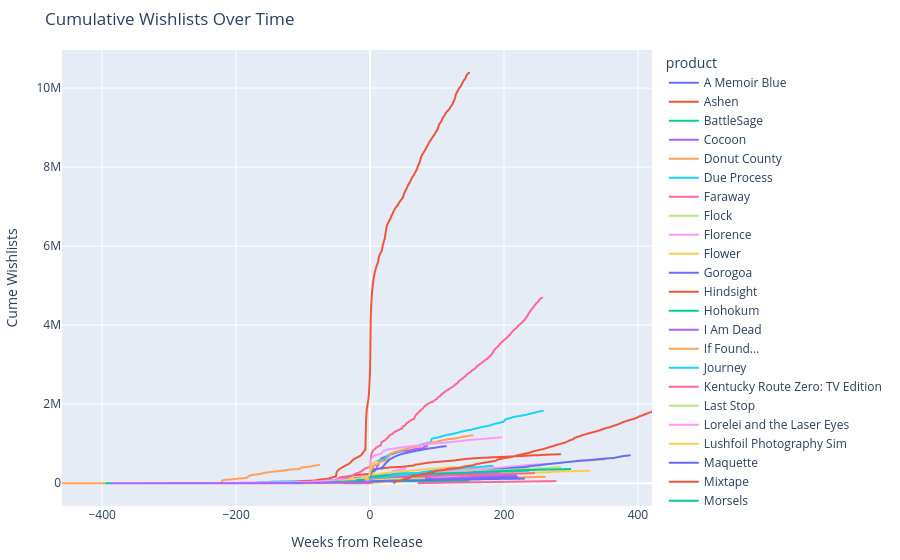

Write notebook code for a chart like this one.
### Code cell
import plotly.express as px

# Create the interactive line plot
fig = px.line(df, 
              x="Weeks_from_Release", 
              y="cumulative_additions", 
              color='product',
              title="Cumulative Wishlists Over Time",
              labels={
                  "Weeks_from_Release": "Weeks from Release",
                  "cumulative_additions": "Cume Wishlists"
              })

# Update the layout for better aesthetics
fig.update_layout(
    autosize=True,
    height=600,
    margin=dict(l=20, r=20, t=50, b=20),
    hovermode='closest'
)

# Save as HTML
fig.write_html("docs/cumulative_wishlists_overtime.html")

# Show the interactive plot
fig.show()

### Figure 1 — Plotly figure (JSON) as saved in the notebook; plotly's stock layout.template omitted (floating-point values rounded to 4 significant figures; data arrays with more than 128 entries replaced by an {"elided": "..."} marker saying what was removed)
{"data": [{"hovertemplate": "product=A Memoir Blue<br>Weeks from Release=%{x}<br>Cume Wishlists=%{y}<extra></extra>", "legendgroup": "A Memoir Blue", "line": {"color": "#636efa", "dash": "solid"}, "marker": {"symbol": "circle"}, "mode": "lines", "name": "A Memoir Blue", "showlegend": true, "type": "scattergl", "x": {"elided": "386 int values"}, "xaxis": "x", "y": {"elided": "386 int values"}, "yaxis": "y"}, {"hovertemplate": "product=Ashen<br>Weeks from Release=%{x}<br>Cume Wishlists=%{y}<extra></extra>", "legendgroup": "Ashen", "line": {"color": "#EF553B", "dash": "solid"}, "marker": {"symbol": "circle"}, "mode": "lines", "name": "Ashen", "showlegend": true, "type": "scattergl", "x": {"elided": "385 int values"}, "xaxis": "x", "y": {"elided": "385 int values"}, "yaxis": "y"}, {"hovertemplate": "product=BattleSage<br>Weeks from Release=%{x}<br>Cume Wishlists=%{y}<extra></extra>", "legendgroup": "BattleSage", "line": {"color": "#00cc96", "dash": "solid"}, "marker": {"symbol": "circle"}, "mode": "lines", "name": "BattleSage", "showlegend": true, "type": "scattergl", "x": {"elided": "385 int values"}, "xaxis": "x", "y": {"elided": "385 int values"}, "yaxis": "y"}, {"hovertemplate": "product=Cocoon<br>Weeks from Release=%{x}<br>Cume Wishlists=%{y}<extra></extra>", "legendgroup": "Cocoon", "line": {"color": "#ab63fa", "dash": "solid"}, "marker": {"symbol": "circle"}, "mode": "lines", "name": "Cocoon", "showlegend": true, "type": "scattergl", "x": {"elided": "385 int values"}, "xaxis": "x", "y": {"elided": "385 int values"}, "yaxis": "y"}, {"hovertemplate": "product=Donut County<br>Weeks from Release=%{x}<br>Cume Wishlists=%{y}<extra></extra>", "legendgroup": "Donut County", "line": {"color": "#FFA15A", "dash": "solid"}, "marker": {"symbol": "circle"}, "mode": "lines", "name": "Donut County", "showlegend": true, "type": "scattergl", "x": {"elided": "386 int values"}, "xaxis": "x", "y": {"elided": "386 int values"}, "yaxis": "y"}, {"hovertemplate": "product=Due Process<br>Weeks from Release=%{x}<br>Cume Wishlists=%{y}<extra></extra>", "legendgroup": "Due Process", "line": {"color": "#19d3f3", "dash": "solid"}, "marker": {"symbol": "circle"}, "mode": "lines", "name": "Due Process", "showlegend": true, "type": "scattergl", "x": {"elided": "386 int values"}, "xaxis": "x", "y": {"elided": "386 int values"}, "yaxis": "y"}, {"hovertemplate": "product=Faraway<br>Weeks from Release=%{x}<br>Cume Wishlists=%{y}<extra></extra>", "legendgroup": "Faraway", "line": {"color": "#FF6692", "dash": "solid"}, "marker": {"symbol": "circle"}, "mode": "lines", "name": "Faraway", "showlegend": true, "type": "scattergl", "x": [-55, -54, -53, -52, -51, -50, -49, -48, -47, -46, -45, -44, -43, -42, -41, -40, -39, -38, -37, -36, -35, -34, -33, -32], "xaxis": "x", "y": [0, 1745, 2040, 2089, 2125, 2159, 2186, 2228, 2266, 2298, 2342, 3731, 4285, 4334, 4427, 4631, 4661, 4986, 5150, 5183, 5202, 5228, 5255, 5259], "yaxis": "y"}, {"hovertemplate": "product=Flock<br>Weeks from Release=%{x}<br>Cume Wishlists=%{y}<extra></extra>", "legendgroup": "Flock", "line": {"color": "#B6E880", "dash": "solid"}, "marker": {"symbol": "circle"}, "mode": "lines", "name": "Flock", "showlegend": true, "type": "scattergl", "x": {"elided": "386 int values"}, "xaxis": "x", "y": {"elided": "386 int values"}, "yaxis": "y"}, {"hovertemplate": "product=Florence<br>Weeks from Release=%{x}<br>Cume Wishlists=%{y}<extra></extra>", "legendgroup": "Florence", "line": {"color": "#FF97FF", "dash": "solid"}, "marker": {"symbol": "circle"}, "mode": "lines", "name": "Florence", "showlegend": true, "type": "scattergl", "x": {"elided": "386 int values"}, "xaxis": "x", "y": {"elided": "386 int values"}, "yaxis": "y"}, {"hovertemplate": "product=Flower<br>Weeks from Release=%{x}<br>Cume Wishlists=%{y}<extra></extra>", "legendgroup": "Flower", "line": {"color": "#FECB52", "dash": "solid"}, "marker": {"symbol": "circle"}, "mode": "lines", "name": "Flower", "showlegend": true, "type": "scattergl", "x": {"elided": "386 int values"}, "xaxis": "x", "y": {"elided": "386 int values"}, "yaxis": "y"}, {"hovertemplate": "product=Gorogoa<br>Weeks from Release=%{x}<br>Cume Wishlists=%{y}<extra></extra>", "legendgroup": "Gorogoa", "line": {"color": "#636efa", "dash": "solid"}, "marker": {"symbol": "circle"}, "mode": "lines", "name": "Gorogoa", "showlegend": true, "type": "scattergl", "x": {"elided": "386 int values"}, "xaxis": "x", "y": {"elided": "386 int values"}, "yaxis": "y"}, {"hovertemplate": "product=Hindsight<br>Weeks from Release=%{x}<br>Cume Wishlists=%{y}<extra></extra>", "legendgroup": "Hindsight", "line": {"color": "#EF553B", "dash": "solid"}, "marker": {"symbol": "circle"}, "mode": "lines", "name": "Hindsight", "showlegend": true, "type": "scattergl", "x": {"elided": "386 int values"}, "xaxis": "x", "y": {"elided": "386 int values"}, "yaxis": "y"}, {"hovertemplate": "product=Hohokum<br>Weeks from Release=%{x}<br>Cume Wishlists=%{y}<extra></extra>", "legendgroup": "Hohokum", "line": {"color": "#00cc96", "dash": "solid"}, "marker": {"symbol": "circle"}, "mode": "lines", "name": "Hohokum", "showlegend": true, "type": "scattergl", "x": {"elided": "386 int values"}, "xaxis": "x", "y": {"elided": "386 int values"}, "yaxis": "y"}, {"hovertemplate": "product=I Am Dead<br>Weeks from Release=%{x}<br>Cume Wishlists=%{y}<extra></extra>", "legendgroup": "I Am Dead", "line": {"color": "#ab63fa", "dash": "solid"}, "marker": {"symbol": "circle"}, "mode": "lines", "name": "I Am Dead", "showlegend": true, "type": "scattergl", "x": {"elided": "386 int values"}, "xaxis": "x", "y": {"elided": "386 int values"}, "yaxis": "y"}, {"hovertemplate": "product=If Found...<br>Weeks from Release=%{x}<br>Cume Wishlists=%{y}<extra></extra>", "legendgroup": "If Found...", "line": {"color": "#FFA15A", "dash": "solid"}, "marker": {"symbol": "circle"}, "mode": "lines", "name": "If Found...", "showlegend": true, "type": "scattergl", "x": {"elided": "386 int values"}, "xaxis": "x", "y": {"elided": "386 int values"}, "yaxis": "y"}, {"hovertemplate": "product=Journey<br>Weeks from Release=%{x}<br>Cume Wishlists=%{y}<extra></extra>", "legendgroup": "Journey", "line": {"color": "#19d3f3", "dash": "solid"}, "marker": {"symbol": "circle"}, "mode": "lines", "name": "Journey", "showlegend": true, "type": "scattergl", "x": {"elided": "386 int values"}, "xaxis": "x", "y": {"elided": "386 int values"}, "yaxis": "y"}, {"hovertemplate": "product=Kentucky Route Zero: TV Edition<br>Weeks from Release=%{x}<br>Cume Wishlists=%{y}<extra></extra>", "legendgroup": "Kentucky Route Zero: TV Edition", "line": {"color": "#FF6692", "dash": "solid"}, "marker": {"symbol": "circle"}, "mode": "lines", "name": "Kentucky Route Zero: TV Edition", "showlegend": true, "type": "scattergl", "x": {"elided": "206 int values"}, "xaxis": "x", "y": {"elided": "206 int values"}, "yaxis": "y"}, {"hovertemplate": "product=Last Stop<br>Weeks from Release=%{x}<br>Cume Wishlists=%{y}<extra></extra>", "legendgroup": "Last Stop", "line": {"color": "#B6E880", "dash": "solid"}, "marker": {"symbol": "circle"}, "mode": "lines", "name": "Last Stop", "showlegend": true, "type": "scattergl", "x": {"elided": "386 int values"}, "xaxis": "x", "y": {"elided": "386 int values"}, "yaxis": "y"}, {"hovertemplate": "product=Lorelei and the Laser Eyes<br>Weeks from Release=%{x}<br>Cume Wishlists=%{y}<extra></extra>", "legendgroup": "Lorelei and the Laser Eyes", "line": {"color": "#FF97FF", "dash": "solid"}, "marker": {"symbol": "circle"}, "mode": "lines", "name": "Lorelei and the Laser Eyes", "showlegend": true, "type": "scattergl", "x": {"elided": "386 int values"}, "xaxis": "x", "y": {"elided": "386 int values"}, "yaxis": "y"}, {"hovertemplate": "product=Lushfoil Photography Sim<br>Weeks from Release=%{x}<br>Cume Wishlists=%{y}<extra></extra>", "legendgroup": "Lushfoil Photography Sim", "line": {"color": "#FECB52", "dash": "solid"}, "marker": {"symbol": "circle"}, "mode": "lines", "name": "Lushfoil Photography Sim", "showlegend": true, "type": "scattergl", "x": {"elided": "386 int values"}, "xaxis": "x", "y": {"elided": "386 int values"}, "yaxis": "y"}, {"hovertemplate": "product=Maquette<br>Weeks from Release=%{x}<br>Cume Wishlists=%{y}<extra></extra>", "legendgroup": "Maquette", "line": {"color": "#636efa", "dash": "solid"}, "marker": {"symbol": "circle"}, "mode": "lines", "name": "Maquette", "showlegend": true, "type": "scattergl", "x": {"elided": "386 int values"}, "xaxis": "x", "y": {"elided": "386 int values"}, "yaxis": "y"}, {"hovertemplate": "product=Mixtape<br>Weeks from Release=%{x}<br>Cume Wishlists=%{y}<extra></extra>", "legendgroup": "Mixtape", "line": {"color": "#EF553B", "dash": "solid"}, "marker": {"symbol": "circle"}, "mode": "lines", "name": "Mixtape", "showlegend": true, "type": "scattergl", "x": {"elided": "386 int values"}, "xaxis": "x", "y": {"elided": "386 int values"}, "yaxis": "y"}, {"hovertemplate": "product=Morsels<br>Weeks from Release=%{x}<br>Cume Wishlists=%{y}<extra></extra>", "legendgroup": "Morsels", "line": {"color": "#00cc96", "dash": "solid"}, "marker": {"symbol": "circle"}, "mode": "lines", "name": "Morsels", "showlegend": true, "type": "scattergl", "x": {"elided": "385 int values"}, "xaxis": "x", "y": {"elided": "385 int values"}, "yaxis": "y"}, {"hovertemplate": "product=Mundaun<br>Weeks from Release=%{x}<br>Cume Wishlists=%{y}<extra></extra>", "legendgroup": "Mundaun", "line": {"color": "#ab63fa", "dash": "solid"}, "marker": {"symbol": "circle"}, "mode": "lines", "name": "Mundaun", "showlegend": true, "type": "scattergl", "x": {"elided": "386 int values"}, "xaxis": "x", "y": {"elided": "386 int values"}, "yaxis": "y"}, {"hovertemplate": "product=Neon White<br>Weeks from Release=%{x}<br>Cume Wishlists=%{y}<extra></extra>", "legendgroup": "Neon White", "line": {"color": "#FFA15A", "dash": "solid"}, "marker": {"symbol": "circle"}, "mode": "lines", "name": "Neon White", "showlegend": true, "type": "scattergl", "x": {"elided": "386 int values"}, "xaxis": "x", "y": {"elided": "386 int values"}, "yaxis": "y"}, {"hovertemplate": "product=Open Roads<br>Weeks from Release=%{x}<br>Cume Wishlists=%{y}<extra></extra>", "legendgroup": "Open Roads", "line": {"color": "#19d3f3", "dash": "solid"}, "marker": {"symbol": "circle"}, "mode": "lines", "name": "Open Roads", "showlegend": true, "type": "scattergl", "x": {"elided": "386 int values"}, "xaxis": "x", "y": {"elided": "386 int values"}, "yaxis": "y"}, {"hovertemplate": "product=Outer Wilds<br>Weeks from Release=%{x}<br>Cume Wishlists=%{y}<extra></extra>", "legendgroup": "Outer Wilds", "line": {"color": "#FF6692", "dash": "solid"}, "marker": {"symbol": "circle"}, "mode": "lines", "name": "Outer Wilds", "showlegend": true, "type": "scattergl", "x": {"elided": "386 int values"}, "xaxis": "x", "y": {"elided": "386 int values"}, "yaxis": "y"}, {"hovertemplate": "product=Sayonara Wild Hearts<br>Weeks from Release=%{x}<br>Cume Wishlists=%{y}<extra></extra>", "legendgroup": "Sayonara Wild Hearts", "line": {"color": "#B6E880", "dash": "solid"}, "marker": {"symbol": "circle"}, "mode": "lines", "name": "Sayonara Wild Hearts", "showlegend": true, "type": "scattergl", "x": {"elided": "386 int values"}, "xaxis": "x", "y": {"elided": "386 int values"}, "yaxis": "y"}, {"hovertemplate": "product=Skin Deep<br>Weeks from Release=%{x}<br>Cume Wishlists=%{y}<extra></extra>", "legendgroup": "Skin Deep", "line": {"color": "#FF97FF", "dash": "solid"}, "marker": {"symbol": "circle"}, "mode": "lines", "name": "Skin Deep", "showlegend": true, "type": "scattergl", "x": {"elided": "386 int values"}, "xaxis": "x", "y": {"elided": "386 int values"}, "yaxis": "y"}, {"hovertemplate": "product=Solar Ash<br>Weeks from Release=%{x}<br>Cume Wishlists=%{y}<extra></extra>", "legendgroup": "Solar Ash", "line": {"color": "#FECB52", "dash": "solid"}, "marker": {"symbol": "circle"}, "mode": "lines", "name": "Solar Ash", "showlegend": true, "type": "scattergl", "x": {"elided": "386 int values"}, "xaxis": "x", "y": {"elided": "386 int values"}, "yaxis": "y"}, {"hovertemplate": "product=Storyteller<br>Weeks from Release=%{x}<br>Cume Wishlists=%{y}<extra></extra>", "legendgroup": "Storyteller", "line": {"color": "#636efa", "dash": "solid"}, "marker": {"symbol": "circle"}, "mode": "lines", "name": "Storyteller", "showlegend": true, "type": "scattergl", "x": {"elided": "386 int values"}, "xaxis": "x", "y": {"elided": "386 int values"}, "yaxis": "y"}, {"hovertemplate": "product=Stray<br>Weeks from Release=%{x}<br>Cume Wishlists=%{y}<extra></extra>", "legendgroup": "Stray", "line": {"color": "#EF553B", "dash": "solid"}, "marker": {"symbol": "circle"}, "mode": "lines", "name": "Stray", "showlegend": true, "type": "scattergl", "x": {"elided": "386 int values"}, "xaxis": "x", "y": {"elided": "386 int values"}, "yaxis": "y"}, {"hovertemplate": "product=Telling Lies<br>Weeks from Release=%{x}<br>Cume Wishlists=%{y}<extra></extra>", "legendgroup": "Telling Lies", "line": {"color": "#00cc96", "dash": "solid"}, "marker": {"symbol": "circle"}, "mode": "lines", "name": "Telling Lies", "showlegend": true, "type": "scattergl", "x": {"elided": "385 int values"}, "xaxis": "x", "y": {"elided": "385 int values"}, "yaxis": "y"}, {"hovertemplate": "product=The Artful Escape<br>Weeks from Release=%{x}<br>Cume Wishlists=%{y}<extra></extra>", "legendgroup": "The Artful Escape", "line": {"color": "#ab63fa", "dash": "solid"}, "marker": {"symbol": "circle"}, "mode": "lines", "name": "The Artful Escape", "showlegend": true, "type": "scattergl", "x": {"elided": "386 int values"}, "xaxis": "x", "y": {"elided": "386 int values"}, "yaxis": "y"}, {"hovertemplate": "product=The Lost Wild<br>Weeks from Release=%{x}<br>Cume Wishlists=%{y}<extra></extra>", "legendgroup": "The Lost Wild", "line": {"color": "#FFA15A", "dash": "solid"}, "marker": {"symbol": "circle"}, "mode": "lines", "name": "The Lost Wild", "showlegend": true, "type": "scattergl", "x": {"elided": "385 int values"}, "xaxis": "x", "y": {"elided": "385 int values"}, "yaxis": "y"}, {"hovertemplate": "product=The Pathless<br>Weeks from Release=%{x}<br>Cume Wishlists=%{y}<extra></extra>", "legendgroup": "The Pathless", "line": {"color": "#19d3f3", "dash": "solid"}, "marker": {"symbol": "circle"}, "mode": "lines", "name": "The Pathless", "showlegend": true, "type": "scattergl", "x": {"elided": "386 int values"}, "xaxis": "x", "y": {"elided": "386 int values"}, "yaxis": "y"}, {"hovertemplate": "product=The Unfinished Swan<br>Weeks from Release=%{x}<br>Cume Wishlists=%{y}<extra></extra>", "legendgroup": "The Unfinished Swan", "line": {"color": "#FF6692", "dash": "solid"}, "marker": {"symbol": "circle"}, "mode": "lines", "name": "The Unfinished Swan", "showlegend": true, "type": "scattergl", "x": {"elided": "386 int values"}, "xaxis": "x", "y": {"elided": "386 int values"}, "yaxis": "y"}, {"hovertemplate": "product=Thirsty Suitors<br>Weeks from Release=%{x}<br>Cume Wishlists=%{y}<extra></extra>", "legendgroup": "Thirsty Suitors", "line": {"color": "#B6E880", "dash": "solid"}, "marker": {"symbol": "circle"}, "mode": "lines", "name": "Thirsty Suitors", "showlegend": true, "type": "scattergl", "x": {"elided": "386 int values"}, "xaxis": "x", "y": {"elided": "386 int values"}, "yaxis": "y"}, {"hovertemplate": "product=Twelve Minutes<br>Weeks from Release=%{x}<br>Cume Wishlists=%{y}<extra></extra>", "legendgroup": "Twelve Minutes", "line": {"color": "#FF97FF", "dash": "solid"}, "marker": {"symbol": "circle"}, "mode": "lines", "name": "Twelve Minutes", "showlegend": true, "type": "scattergl", "x": {"elided": "386 int values"}, "xaxis": "x", "y": {"elided": "386 int values"}, "yaxis": "y"}, {"hovertemplate": "product=Wanderstop<br>Weeks from Release=%{x}<br>Cume Wishlists=%{y}<extra></extra>", "legendgroup": "Wanderstop", "line": {"color": "#FECB52", "dash": "solid"}, "marker": {"symbol": "circle"}, "mode": "lines", "name": "Wanderstop", "showlegend": true, "type": "scattergl", "x": {"elided": "386 int values"}, "xaxis": "x", "y": {"elided": "386 int values"}, "yaxis": "y"}, {"hovertemplate": "product=Wattam<br>Weeks from Release=%{x}<br>Cume Wishlists=%{y}<extra></extra>", "legendgroup": "Wattam", "line": {"color": "#636efa", "dash": "solid"}, "marker": {"symbol": "circle"}, "mode": "lines", "name": "Wattam", "showlegend": true, "type": "scattergl", "x": {"elided": "385 int values"}, "xaxis": "x", "y": {"elided": "385 int values"}, "yaxis": "y"}, {"hovertemplate": "product=What Remains of Edith Finch<br>Weeks from Release=%{x}<br>Cume Wishlists=%{y}<extra></extra>", "legendgroup": "What Remains of Edith Finch", "line": {"color": "#EF553B", "dash": "solid"}, "marker": {"symbol": "circle"}, "mode": "lines", "name": "What Remains of Edith Finch", "showlegend": true, "type": "scattergl", "x": {"elided": "386 int values"}, "xaxis": "x", "y": {"elided": "386 int values"}, "yaxis": "y"}, {"hovertemplate": "product=Wheel World<br>Weeks from Release=%{x}<br>Cume Wishlists=%{y}<extra></extra>", "legendgroup": "Wheel World", "line": {"color": "#00cc96", "dash": "solid"}, "marker": {"symbol": "circle"}, "mode": "lines", "name": "Wheel World", "showlegend": true, "type": "scattergl", "x": {"elided": "386 int values"}, "xaxis": "x", "y": {"elided": "386 int values"}, "yaxis": "y"}, {"hovertemplate": "product=to a T<br>Weeks from Release=%{x}<br>Cume Wishlists=%{y}<extra></extra>", "legendgroup": "to a T", "line": {"color": "#ab63fa", "dash": "solid"}, "marker": {"symbol": "circle"}, "mode": "lines", "name": "to a T", "showlegend": true, "type": "scattergl", "x": {"elided": "386 int values"}, "xaxis": "x", "y": {"elided": "386 int values"}, "yaxis": "y"}], "layout": {"autosize": true, "hovermode": "closest", "legend": {"title": {"text": "product"}, "tracegroupgap": 0}, "margin": {"b": 20, "l": 20, "r": 20, "t": 50}, "title": {"text": "Cumulative Wishlists Over Time"}, "xaxis": {"anchor": "y", "autorange": true, "domain": [0, 1], "range": [-460, 421], "title": {"text": "Weeks from Release"}, "type": "linear"}, "yaxis": {"anchor": "x", "autorange": true, "domain": [0, 1], "range": [-577000.0, 10960000.0], "title": {"text": "Cume Wishlists"}, "type": "linear"}}}
